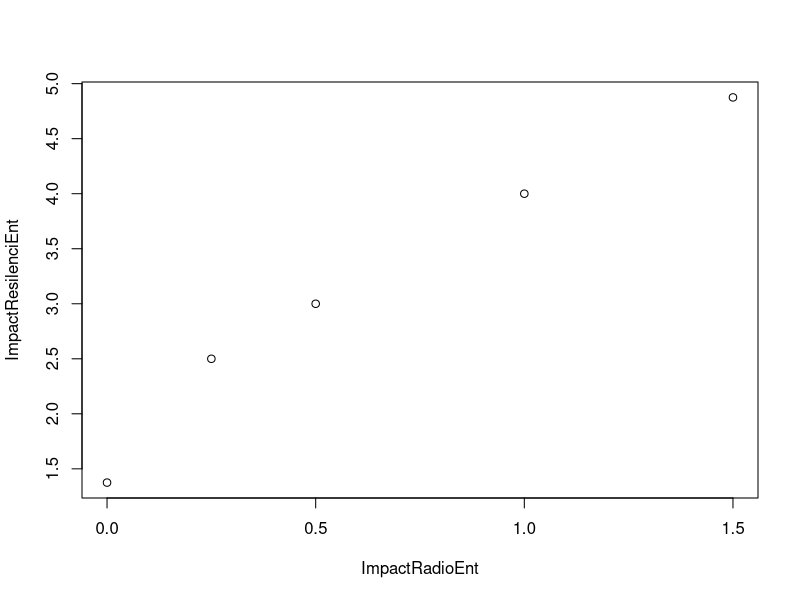
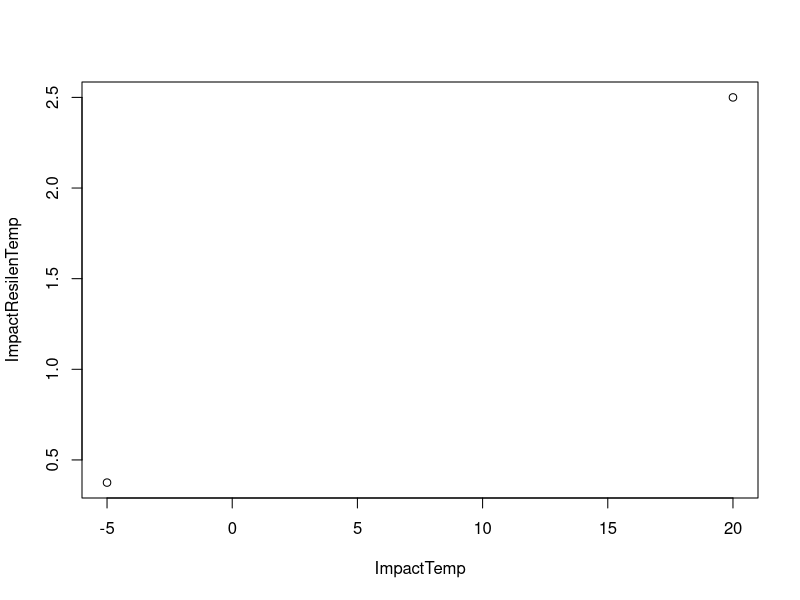

Recreate these plots in R, in order.
## ---- chunk 1
#Medidas y cálculos----

#Son los valores iniciales y finales además de las fuerzas en los últimos dos puestos de cada vector
MedAcero <- c(50, 12.5, 1, 76, 8.5, 0.8, 2129, 3749) 
Sec0Ac <- MedAcero[2] * MedAcero[3]
SecfAc <- MedAcero[5] * MedAcero[6]
TensElAc <- MedAcero[7] / Sec0Ac
TensMaxAc <- MedAcero[8] / Sec0Ac
AlAc <- (MedAcero[4] - MedAcero[1]) / MedAcero[1]
ZAc <- (Sec0Ac - SecfAc) / Sec0Ac
  
MedCobre <- c(50, 12.5, 1, 70, 11, 0.9, 476, 2652)
Sec0Co <- MedCobre[2] * MedCobre[3]
SecfCo <- MedCobre[5] * MedCobre[6]
TensElCo <- MedCobre[7] / Sec0Co
TensMaxCo <- MedCobre[8] / SecfAc
AlCo <- (MedCobre[4] - MedCobre[1]) / MedCobre[1]
ZCo <- (Sec0Co -SecfCo) /Sec0Co

MedPolímero <- c(50, 10, 4, 350, 4.5, 1.2, 754.75, 972.27)
Sec0Pol <- MedPolímero[2] * MedPolímero[3]
SecfPol <- MedPolímero[5] * MedPolímero[6]
TensElPol <- MedPolímero[7] / Sec0Pol
TensMaxPol <- MedPolímero[8] / Sec0Pol
AlPol <- (MedPolímero[4] - MedPolímero[1]) / MedPolímero[1]
ZPol <- (Sec0Pol -SecfPol) / Sec0Pol


#Resultados finales----
Acero <- c(MedAcero[1:3], Sec0Ac, MedAcero[4:6], SecfAc, MedAcero[7], MedAcero[8], TensElAc, TensMaxAc, AlAc, ZAc)
Cobre <- c(MedCobre[1:3], Sec0Co, MedCobre[4:6], SecfCo, MedCobre[7], MedCobre[8], TensElCo, TensMaxCo, AlCo, ZCo)
Polímero<- c(MedPolímero[1:3], Sec0Pol, MedPolímero[4:6], SecfPol, MedPolímero[7], MedPolímero[8], TensElPol, TensMaxPol, AlPol, ZPol)


T.Tabla <- data.frame(Acero, Cobre, Polímero)
Tabla <- t(T.Tabla)
colnames(Tabla) <- c("Longitud inicial (mm)", "Anchura inicial (mm)", "Espesor inicial (mm)", "Sección inical (mm^2)", "Longitud final (mm)", "Anchura final (mm)", "Espesor final (mm)", "Sección final (mm^2)", "Fuerza elástica (N)", "Fuerza máxima (N)", "Tensión elástica (MPa)", "Tensión máxima (MPa)", "Alargamiento (%)", "Zona plástica (%)")
knitr::kable(Tabla)


#LOS RESULTADOS NO TERMINAN DE CONVENCERME
## ---- chunk 2

#Primero definimos todas las variables
ImpactProb1<-c("Sin entalla",20,100,28,28)
ImpactProb2<-c(0,20,80,1.1,1.375)
ImpactProb3<-c(0.25,20,80,2,2.5)
ImpactProb4<-c(0.5,20,80,2.4,3)
ImpactProb5<-c(1,20,80,3.2,4)
ImpactProb6<-c(1.5,20,80,3.9,4.875)
ImpactProb7<-c(0.25,-5,80,0.3,0.375)

ImpactRadioEnt<-c(0,0.25,0.5,1,1.5)
ImpactResilenciEnt<-c(1.375,2.5,3,4,4.875)

ImpactTemp<-c(-5,20)
ImpactResilenTemp<-c(0.375,2.5)



#Cada valor de los vectores corresponden a una probeta diferente

#Radio entalla
Radio <-c("Sin entalla",0,0.25,0.50,1,1.5,0.25)
#Temperatura
Temperatura<- c(20,20,20,20,20,20,-5)
#Sección
Sección <-c(100,80,80,80,80,80,80)
#Trabajo
Trabajo<-c(28,1.1,2,2.4,3.2,3.9,0.3)
#Resilencia
Resilencia<-c(28,1.375,2.5,3,3.4,4.875,0.375)

T.Tabla1 <- data.frame(Radio, Temperatura, Sección, Trabajo, Resilencia)
Tabla1 <- t(T.Tabla1)
colnames(Tabla1)<-c("Probeta1","Probeta1","Probeta1","Probeta1","Probeta1","Probeta1","Probeta1")
knitr::kable(Tabla1)

plot(ImpactRadioEnt,ImpactResilenciEnt)

plot(ImpactTemp,ImpactResilenTemp)
